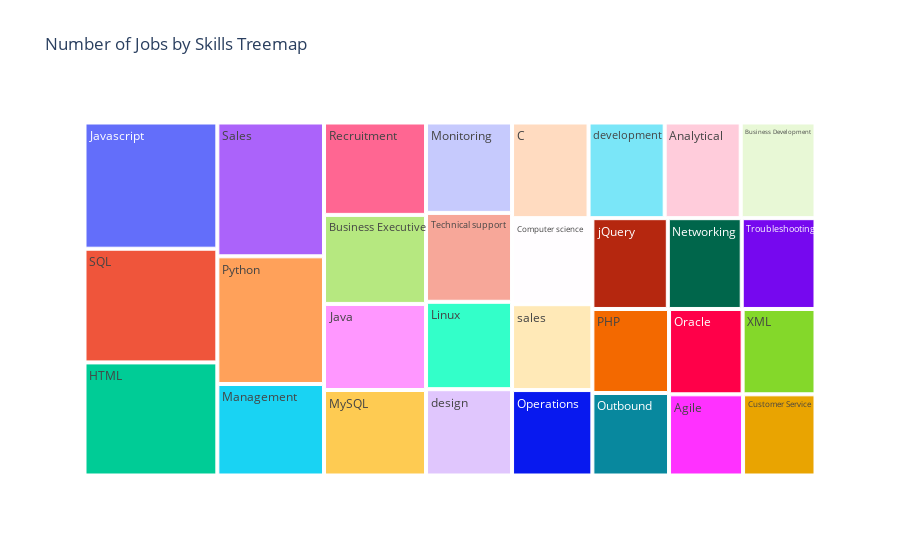

Notebook source saved alongside this figure:
### Code cell
#Vẽ biểu đồ treemap
import plotly.express as px
fig = px.treemap(
    df_exploded,
    path=['Skill'],
    values='Count',
    title='Number of Jobs by Skills Treemap'
)
fig.show()

### Figure 1 — Plotly figure (JSON) as saved in the notebook; plotly's stock layout.template omitted (floating-point values rounded to 4 significant figures)
{"data": [{"branchvalues": "total", "domain": {"x": [0, 1], "y": [0, 1]}, "hovertemplate": "labels=%{label}<br>Count=%{value}<br>parent=%{parent}<br>id=%{id}<extra></extra>", "ids": ["Agile", "Analytical", "Business Development", "Business Executive", "C", "Computer science", "Customer Service", "HTML", "Java", "Javascript", "Linux", "Management", "Monitoring", "MySQL", "Networking", "Operations", "Oracle", "Outbound", "PHP", "Python", "Recruitment", "SQL", "Sales", "Technical support", "Troubleshooting", "XML", "design", "development", "jQuery", "sales"], "labels": ["Agile", "Analytical", "Business Development", "Business Executive", "C", "Computer science", "Customer Service", "HTML", "Java", "Javascript", "Linux", "Management", "Monitoring", "MySQL", "Networking", "Operations", "Oracle", "Outbound", "PHP", "Python", "Recruitment", "SQL", "Sales", "Technical support", "Troubleshooting", "XML", "design", "development", "jQuery", "sales"], "name": "", "parents": ["", "", "", "", "", "", "", "", "", "", "", "", "", "", "", "", "", "", "", "", "", "", "", "", "", "", "", "", "", ""], "type": "treemap", "values": [514, 622, 612, 777, 626, 591, 503, 1285, 751, 1434, 643, 835, 665, 746, 574, 587, 537, 541, 551, 1165, 806, 1292, 1221, 654, 573, 532, 635, 623, 586, 590]}], "layout": {"autosize": true, "legend": {"tracegroupgap": 0}, "title": {"text": "Number of Jobs by Skills Treemap"}}}
